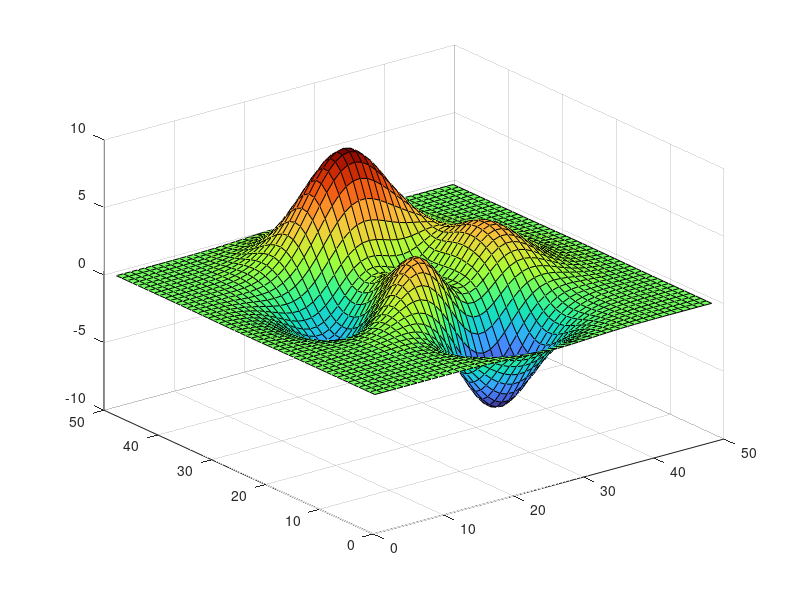

The MATLAB source for this figure: (Note: this script raises an error after producing the figure.)
%=============================================================================
% Copyright (c) 2016-present Allan CORNET (Nelson)
%=============================================================================
% This file is part of Nelson.
%=============================================================================
% LICENCE_BLOCK_BEGIN
% SPDX-License-Identifier: LGPL-3.0-or-later
% LICENCE_BLOCK_END
%=============================================================================
% <--ADV-CLI MODE-->
%=============================================================================
f = figure();
surf(peaks);
colormap('turbo');
r = f.Colormap;
assert_isapprox(r(1:2, :), [0.1900, 0.0718, 0.2322; 0.1948, 0.0834, 0.2615], 1e-3); 
%=============================================================================
